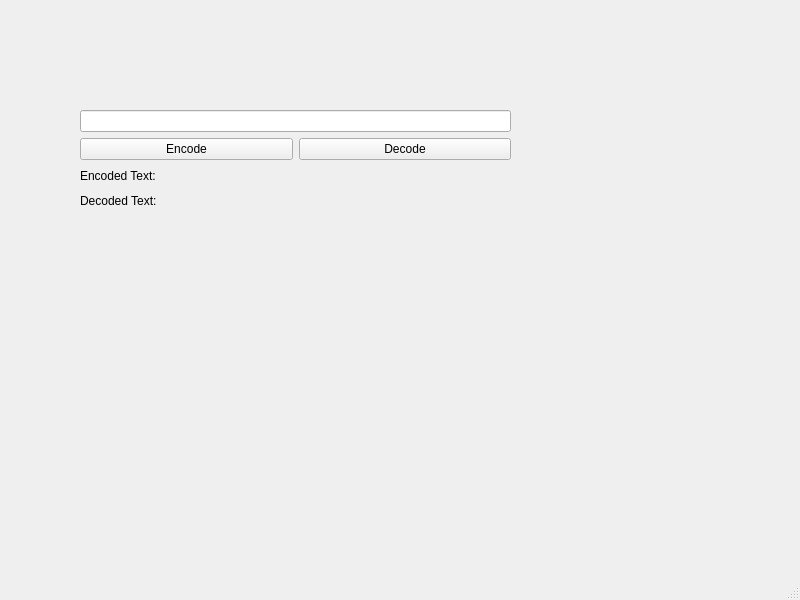
<?xml version="1.0" encoding="UTF-8"?>
<ui version="4.0">
 <class>MainWindow</class>
 <widget class="QMainWindow" name="MainWindow">
  <property name="geometry">
   <rect>
    <x>0</x>
    <y>0</y>
    <width>800</width>
    <height>600</height>
   </rect>
  </property>
  <property name="windowTitle">
   <string>MainWindow</string>
  </property>
  <widget class="QWidget" name="centralwidget">
   <widget class="QWidget" name="">
    <property name="geometry">
     <rect>
      <x>80</x>
      <y>110</y>
      <width>431</width>
      <height>100</height>
     </rect>
    </property>
    <layout class="QGridLayout" name="gridLayout">
     <item row="0" column="0" colspan="2">
      <widget class="QLineEdit" name="InputText"/>
     </item>
     <item row="1" column="0">
      <widget class="QPushButton" name="Check">
       <property name="text">
        <string>Encode</string>
       </property>
      </widget>
     </item>
     <item row="1" column="1">
      <widget class="QPushButton" name="Enter">
       <property name="text">
        <string>Decode</string>
       </property>
      </widget>
     </item>
     <item row="2" column="0" colspan="2">
      <widget class="QLabel" name="label">
       <property name="text">
        <string>Encoded Text:</string>
       </property>
      </widget>
     </item>
     <item row="3" column="0" colspan="2">
      <widget class="QLabel" name="label_2">
       <property name="text">
        <string>Decoded Text: </string>
       </property>
      </widget>
     </item>
    </layout>
   </widget>
  </widget>
  <widget class="QMenuBar" name="menubar">
   <property name="geometry">
    <rect>
     <x>0</x>
     <y>0</y>
     <width>800</width>
     <height>21</height>
    </rect>
   </property>
  </widget>
  <widget class="QStatusBar" name="statusbar"/>
 </widget>
 <resources/>
 <connections/>
</ui>
